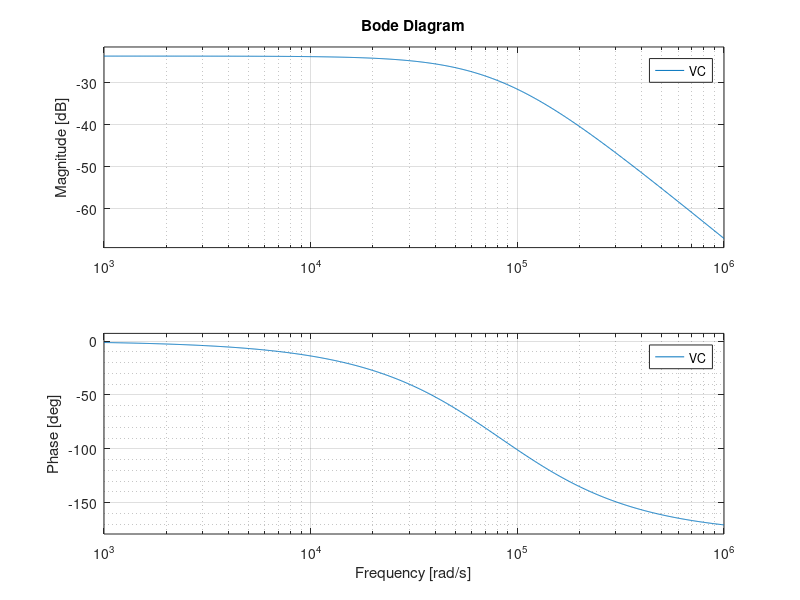

Reproduce this figure in MATLAB.
clear all;
clc;

VC = tf([4.442267087*10^8],[1 1.657010674*10^5 6.813569813*10^9]);
% [mag, phase, wout] = bode(VC);
bode(VC);
% mag = squeeze(mag);
% phase = squeeze(phase);
% 
% fout = wout/(2*pi);
% dbout = 20*log10(mag);
% 
% f = figure(1);
% 
% subplot(2,1,1);
% semilogx(fout, dbout); hold on

grid minor;